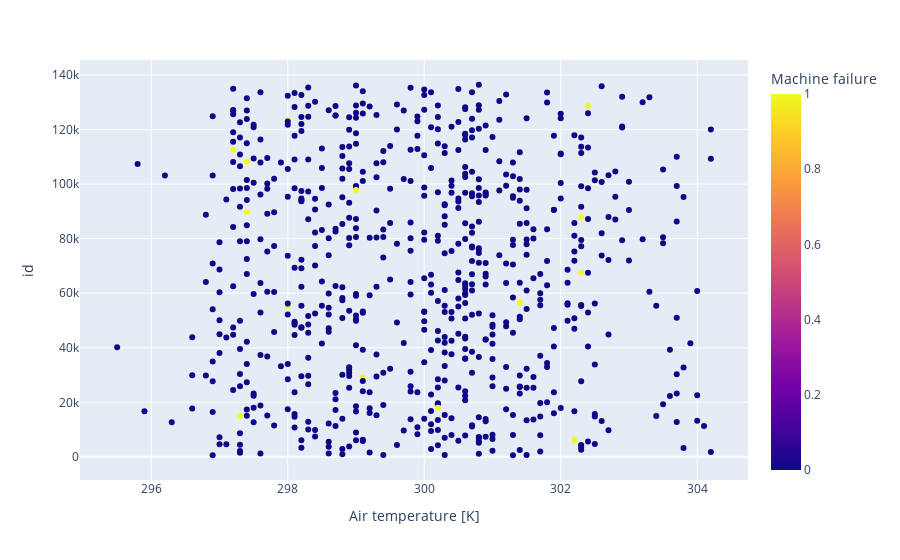

Notebook code for this chart:
### Code cell
import plotly.express as px
smapleData = data.sample(700)
px.scatter(smapleData, x='Air temperature [K]', color='Machine failure')

### Figure 1 — Plotly figure (JSON) as saved in the notebook; plotly's stock layout.template omitted (floating-point values rounded to 4 significant figures; data arrays with more than 128 entries replaced by an {"elided": "..."} marker saying what was removed)
{"data": [{"hovertemplate": "Air temperature [K]=%{x}<br>id=%{y}<br>Machine failure=%{marker.color}<extra></extra>", "legendgroup": "", "marker": {"color": {"elided": "700 int values"}, "coloraxis": "coloraxis", "symbol": "circle"}, "mode": "markers", "name": "", "orientation": "h", "showlegend": false, "type": "scatter", "x": {"elided": "700 float values"}, "xaxis": "x", "y": {"elided": "700 int values"}, "yaxis": "y"}], "layout": {"coloraxis": {"colorbar": {"title": {"text": "Machine failure"}}, "colorscale": [[0, "#0d0887"], [0.1111, "#46039f"], [0.2222, "#7201a8"], [0.3333, "#9c179e"], [0.4444, "#bd3786"], [0.5556, "#d8576b"], [0.6667, "#ed7953"], [0.7778, "#fb9f3a"], [0.8889, "#fdca26"], [1, "#f0f921"]]}, "legend": {"tracegroupgap": 0}, "margin": {"t": 60}, "xaxis": {"anchor": "y", "domain": [0, 1], "title": {"text": "Air temperature [K]"}}, "yaxis": {"anchor": "x", "domain": [0, 1], "title": {"text": "id"}}}}
